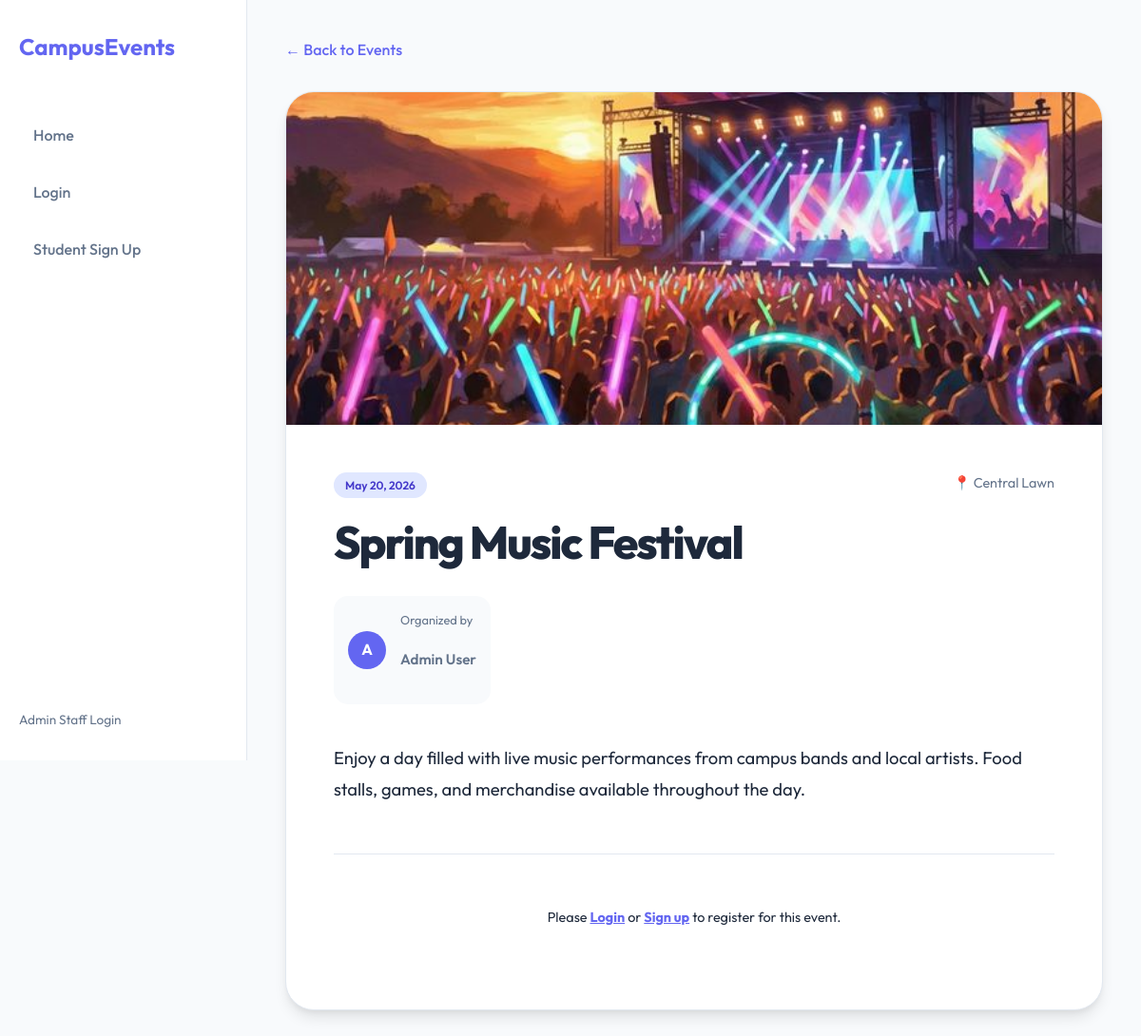
The page /event_details.php?id=2 on the database its author committed.
### tables this page shows
CREATE TABLE IF NOT EXISTS events (
    id INT AUTO_INCREMENT PRIMARY KEY,
    title VARCHAR(200) NOT NULL,
    description TEXT,
    event_date DATE NOT NULL,
    location VARCHAR(200) NOT NULL,
    image_url VARCHAR(255) DEFAULT 'assets/default.png',
    created_by INT,
    created_at TIMESTAMP DEFAULT CURRENT_TIMESTAMP,
    FOREIGN KEY (created_by) REFERENCES users(id) ON DELETE SET NULL
);

CREATE TABLE IF NOT EXISTS users (
    id INT AUTO_INCREMENT PRIMARY KEY,
    name VARCHAR(100) NOT NULL,
    email VARCHAR(100) NOT NULL UNIQUE,
    password VARCHAR(255) NOT NULL,
    role ENUM('student', 'admin') DEFAULT 'student',
    created_at TIMESTAMP DEFAULT CURRENT_TIMESTAMP
);

### event_details.php (the view, shortened to what this page needs)
<?php
require_once 'config.php';
$id = $_GET['id'];
$stmt = $pdo->prepare("SELECT e.*, u.name as organizer FROM events e LEFT JOIN users u ON e.created_by = u.id WHERE e.id = ?");
$stmt->execute([$id]);
$event = $stmt->fetch();
$is_registered = false;
?>
<!DOCTYPE html>
<html lang="en">
<head>
    <link rel="stylesheet" href="style.css">
</head>
<body>
    <?php include 'sidebar.php'; ?>
    <main class="main-content">
        <div class="app-container">
            <div style="max-width: 900px; margin: 0 auto;">
                <a href="index.php" style="color: var(--primary); text-decoration: none; display: inline-block; margin-bottom: 30px; font-weight: 500;">&larr; Back to Events</a>
                <div class="card" style="border-radius: 30px;">
                    <div style="width: 100%; height: 350px; overflow: hidden;">
                        <img src="<?php echo htmlspecialchars($event['image_url']); ?>" style="width: 100%; height: 100%; object-fit: cover;">
                    </div>
                    <div class="card-content" style="padding: 50px;">
                        <div style="display: flex; justify-content: space-between; align-items: flex-start; margin-bottom: 20px;">
                            <span class="badge badge-primary"><?php echo date('F d, Y', strtotime($event['event_date'])); ?></span>
                            <span style="color: var(--text-muted); font-size: 0.9rem;">📍 <?php echo htmlspecialchars($event['location']); ?></span>
                        </div>
                        <h1 style="font-size: 3rem; font-weight: 800; letter-spacing: -2px; line-height: 1.1; margin-bottom: 30px;">
                            <?php echo htmlspecialchars($event['title']); ?>
                        </h1>
                        <div style="display: flex; align-items: center; gap: 15px; margin-bottom: 40px; padding: 15px; background: #f8fafc; border-radius: 15px; width: fit-content;">
                            <div style="width: 40px; height: 40px; background: var(--primary); border-radius: 50%; color: white; display: flex; align-items: center; justify-content: center; font-weight: 700;">
                                <?php echo strtoupper(substr($event['organizer'] ?? 'A', 0, 1)); ?>
                            </div>
                            <div>
                                <p style="font-size: 0.8rem; color: var(--text-muted);">Organized by</p>
                                <p style="font-weight: 600;"><?php echo htmlspecialchars($event['organizer'] ?? 'Campus Admin'); ?></p>
                            </div>
                        </div>
                        <div style="font-size: 1.15rem; color: var(--text-main); line-height: 1.8; margin-bottom: 50px;">
                            <?php echo nl2br(htmlspecialchars($event['description'])); ?>
                        </div>
                        <div style="padding-top: 40px; border-top: 1px solid var(--border);">
                            <?php if(!isset($_SESSION['user_id'])): ?>
                                <div class="alert alert-primary" style="text-align: center;">
                                    Please <a href="login.php" style="font-weight: 700; color: var(--primary);">Login</a> or <a href="signup.php" style="font-weight: 700; color: var(--primary);">Sign up</a> to register for this event.
                                </div>
                            <?php elseif($is_registered): ?>
                                <div class="alert alert-success" style="text-align: center; font-weight: 700; padding: 20px;">
                                    ✓ Registration Confirmed! You are on the list.
                                </div>
                            <?php endif; ?>
                        </div>
                    </div>
                </div>
            </div>
        </div>
    </main>
</div>
</body>
</html>

### style.css (style rules this page uses)
:root { --primary: #6366f1; --primary-hover: #4f46e5; --sidebar-bg: #ffffff; --bg-main: #f8fafc; --bg-card: #ffffff; --text-main: #1e293b; --text-muted: #64748b; --accent: #10b981; --error: #ef4444; --shadow: 0 10px 15px -3px rgba(0, 0, 0, 0.1), 0 4px 6px -2px rgba(0, 0, 0, 0.05); --border: #e2e8f0; --sidebar-width: 260px; }
* { margin: 0; padding: 0; box-sizing: border-box; font-family: 'Outfit', sans-serif; }
body { background-color: var(--bg-main); color: var(--text-main); line-height: 1.6; min-height: 100vh; }
.main-content { margin-left: var(--sidebar-width); flex: 1; width: calc(100% - var(--sidebar-width)); padding-bottom: 50px; }
.app-container { max-width: 1100px; margin: 0 auto; padding: 40px; }
.card { background: var(--bg-card); border-radius: 20px; box-shadow: var(--shadow); transition: all 0.4s cubic-bezier(0.175, 0.885, 0.32, 1.275); border: 1px solid var(--border); overflow: hidden; display: flex; flex-direction: column; }
.card-content { padding: 25px; flex: 1; display: flex; flex-direction: column; }
.card p { color: var(--text-muted); font-size: 0.95rem; margin-bottom: 20px; display: -webkit-box; -webkit-line-clamp: 2; -webkit-box-orient: vertical; overflow: hidden; }
.badge { padding: 4px 12px; border-radius: 50px; font-size: 0.75rem; font-weight: 600; }
.badge-primary { background: #e0e7ff; color: #4338ca; }
.alert { padding: 15px; border-radius: 12px; margin-bottom: 20px; font-size: 0.9rem; }

### rows shown on the page
events: image_url (picture), event_date "May 20, 2026", location "Central Lawn", title "Spring Music Festival", created_by.name "A", created_by.name "Admin User", description "Enjoy a day filled with live music performances from campus bands and local artists. Food stalls, games, and merchandise available throughout the day."
